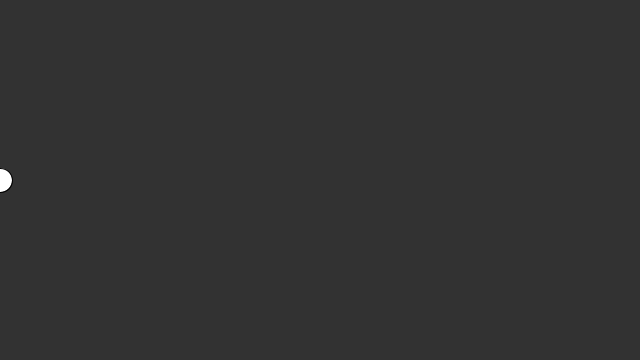
Frame 1 (no input)
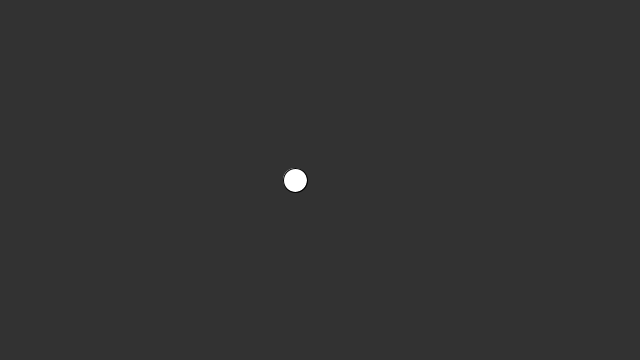
Frame 60 (the mouse pressed at the canvas centre just before this capture)
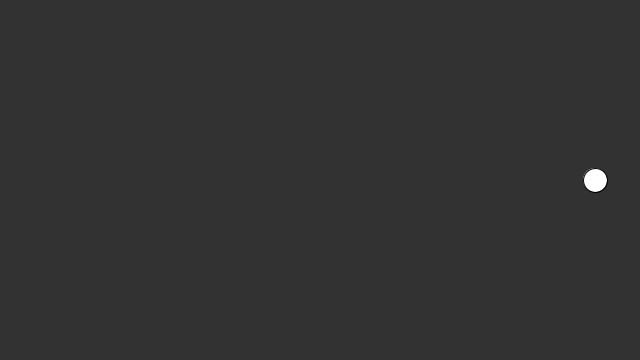
Frame 120 (the mouse held since frame 60 and released just before this capture)

The Processing sketch that drew these frames (run headless with seeded random() and noise(); from frame 60 on, the mouse is pressed at the canvas centre):

// Processing sketch: processing_162297
// ── processing_162297.pde

float circleX;
float xspeed= 5;

void setup() {
  size(640, 360);
}

void draw() {  
  background(50);

  fill(255);
  ellipse(circleX, 180, 24, 24); 

  //Logic
  circleX = circleX + xspeed;

  if (circleX > width || circleX < 0) {
    //Turn around
    println("turn around");
    xspeed = xspeed * -1;
  }
}
